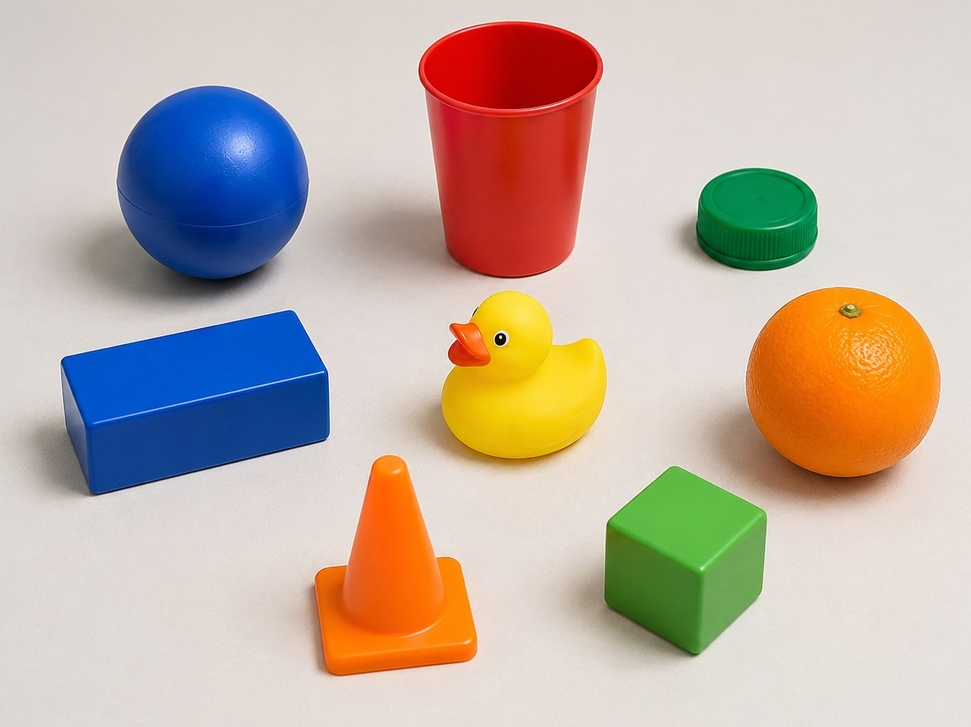
#> input picture renk_uzaylari_maskeleme/images/image.jpg, 971 x 727 px, shrunk from 1408 x 1054 before the run
$ python hsv_trackbar.py
#> lines starting #> are read from the running program, lines starting #| are printed output that depends on the picture; after the words box and inside, x2 and y2 are one past the last pixel; in counts of white or black regions, pixels touching at a corner belong together
import cv2
import numpy as np

# trackbar için boş callback fonksiyonu
def nothing(value):
    pass

image = cv2.imread("images/image.jpg")
#> image is the input picture: shape (727, 971, 3); mean B, G, R 165.9, 178.2, 193.6
hsv = cv2.cvtColor(image, cv2.COLOR_BGR2HSV)
#> hsv: shape (727, 971, 3); mean H, S, V 24.6, 77.5, 210.9

# trackbar penceresi oluştur
cv2.namedWindow("HSV Ayarlari")

# alt hsv değerleri
cv2.createTrackbar("H Min", "HSV Ayarlari", 0, 179, nothing)
#> slider 'H Min' is set to 35
cv2.createTrackbar("S Min", "HSV Ayarlari", 0, 255, nothing)
#> slider 'S Min' is set to 51
cv2.createTrackbar("V Min", "HSV Ayarlari", 0, 255, nothing)
#> slider 'V Min' is set to 51

# üst hsv değerleri
cv2.createTrackbar("H Max", "HSV Ayarlari", 179, 179, nothing)
cv2.createTrackbar("S Max", "HSV Ayarlari", 255, 255, nothing)
cv2.createTrackbar("V Max", "HSV Ayarlari", 255, 255, nothing)

while True:

    # trackbar değerlerini oku
    h_min = cv2.getTrackbarPos("H Min", "HSV Ayarlari")
    s_min = cv2.getTrackbarPos("S Min", "HSV Ayarlari")
    v_min = cv2.getTrackbarPos("V Min", "HSV Ayarlari")

    h_max = cv2.getTrackbarPos("H Max", "HSV Ayarlari")
    s_max = cv2.getTrackbarPos("S Max", "HSV Ayarlari")
    v_max = cv2.getTrackbarPos("V Max", "HSV Ayarlari")

    # HSV alt ve üst sınırları oluştur
    lower = np.array([h_min, s_min, v_min])
    upper = np.array([h_max, s_max, v_max])

    # maskeyi ve maskelenmiş görüntüyü oluştur
    mask = cv2.inRange(hsv, lower, upper)
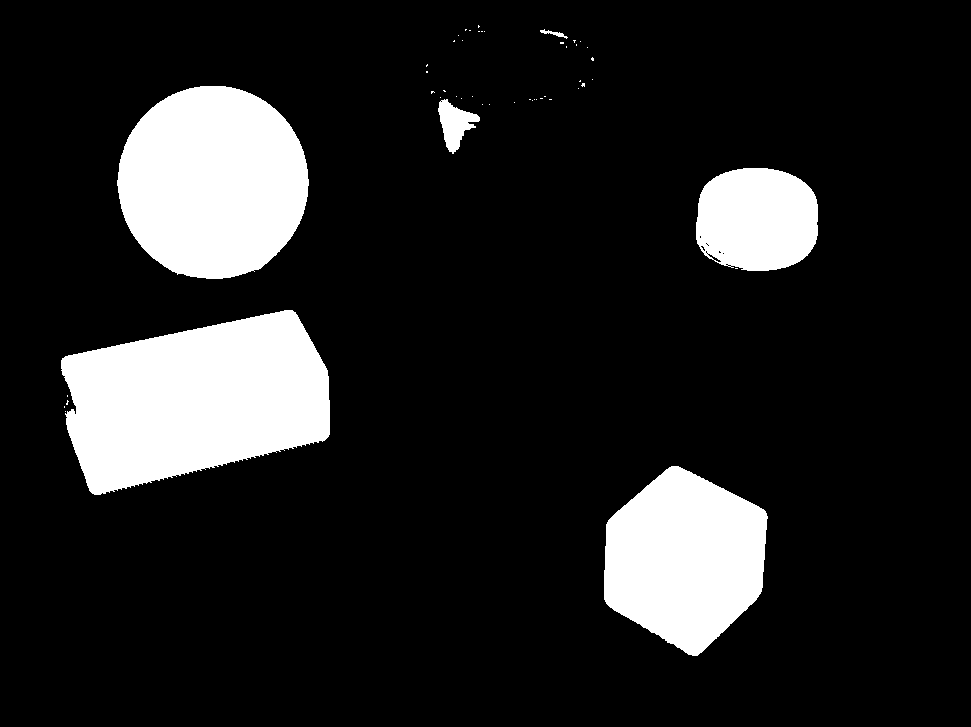
#> mask: shape (727, 971); 13.9% white; 49 white regions (43 under 20 px), largest, box (x1, y1, x2, y2) and area: (61, 310, 330, 495) 35116, (117, 86, 309, 279) 29054, (604, 466, 768, 656) 22266, (696, 168, 818, 271) 10558, (438, 99, 480, 154) 1159, (540, 29, 568, 39) 87
    result = cv2.bitwise_and(image, image, mask=mask)
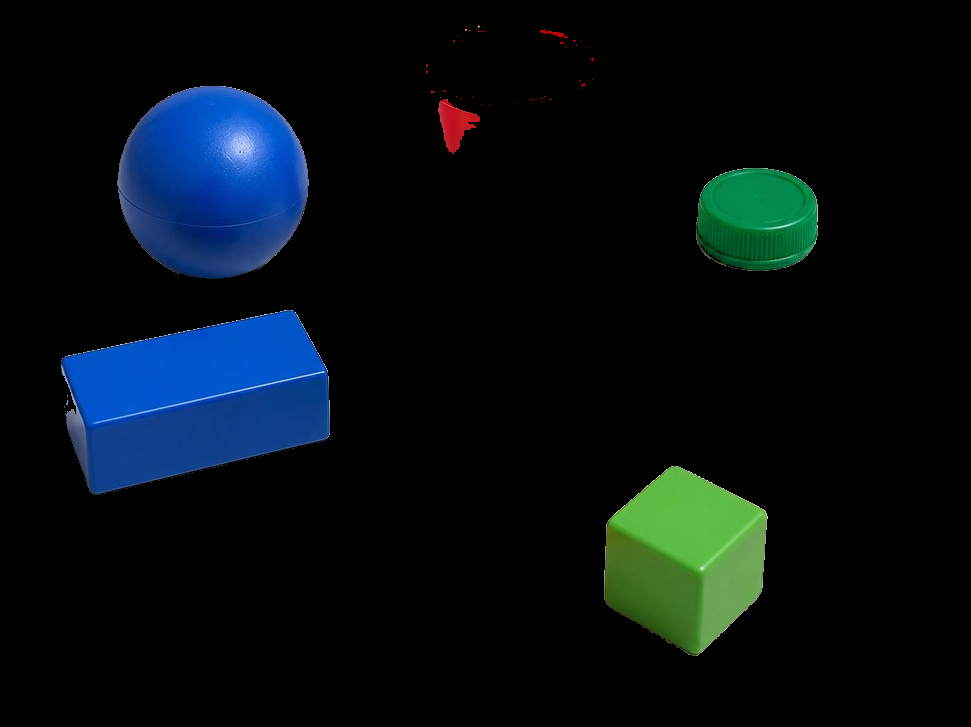
#> result: shape (727, 971, 3); mean B, G, R 18, 13.5, 4.8

    cv2.imshow("HSV Ayarlari", result)
    cv2.imshow("Maske", mask)

    # esc ile program çık
    if cv2.waitKey(1) & 0xFF == 27:
#> (key Esc is pressed here)
        break
